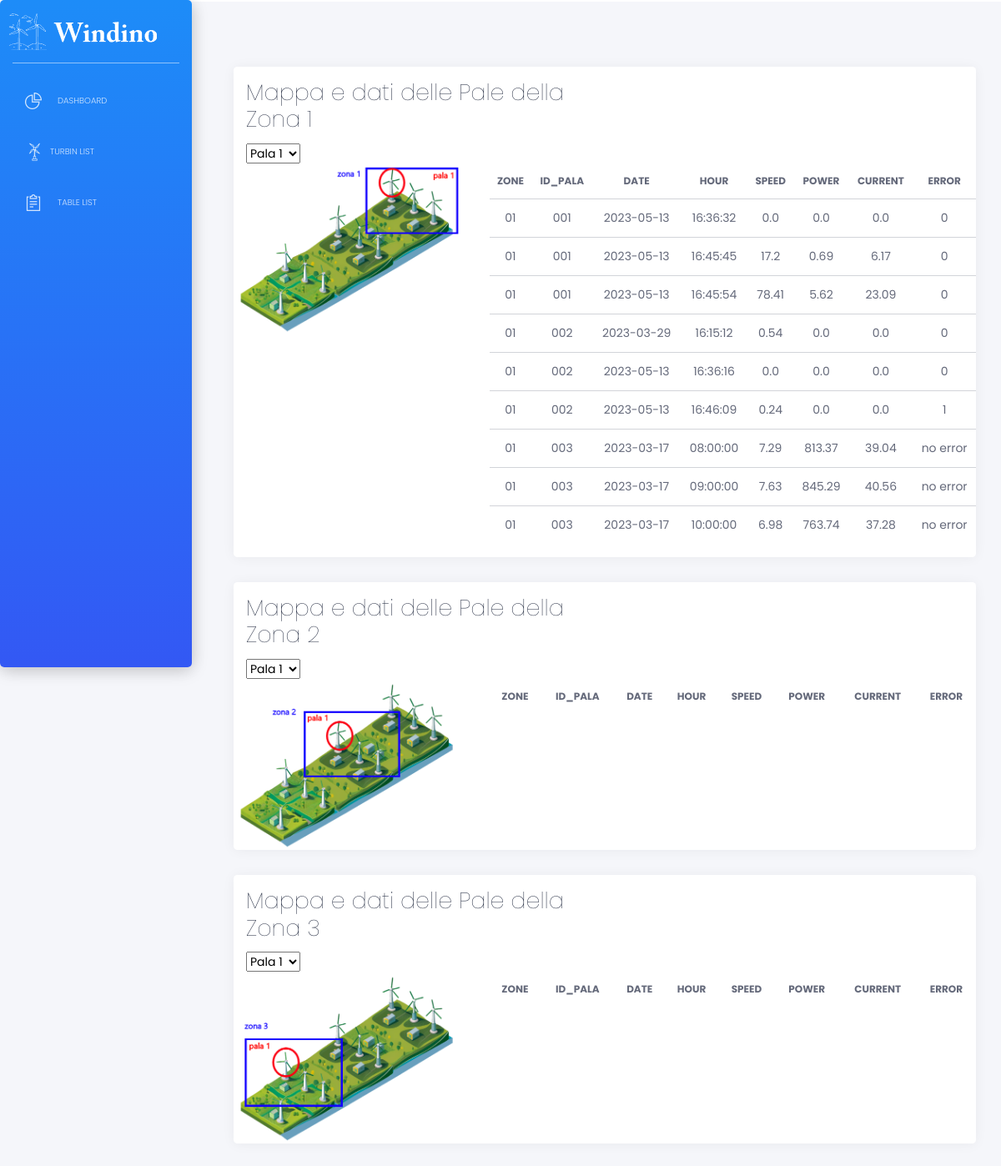
Screenshot of /pale with the database file from the repository.
### tables this page shows
CREATE TABLE arduino (
				   zone TEXT,
				   id TEXT,
				   date DATE,
				   hour TIME,
                   speed FLOAT,
                   power FLOAT,
				   current FLOAT,
				   error TEXT);

### apps/home/routes.py (the view)
@blueprint.route('/pale')
def pale():
    with get_db() as conn:
        arduino_all_data = conn.execute('SELECT * FROM arduino').fetchall()
        turbine_data= conn.execute(
                        "SELECT subquery3.zone, subquery3.id, subquery3.date, subquery3.hour, subquery3.speed, subquery3.power, subquery3.current, subquery3.error "
                        "FROM ( "
                        "    SELECT subquery2.*, ROW_NUMBER() OVER (PARTITION BY subquery2.zone, subquery2.id ORDER BY subquery2.date DESC, subquery2.hour DESC) AS rn "
                        "    FROM ( "
                        "        SELECT t.* "
                        "        FROM arduino t "
                        "        ORDER BY t.zone, t.id, t.date DESC, t.hour DESC "
                        "    ) subquery2 "
                        ") subquery3 "
                        "WHERE subquery3.rn <= 3 "
                        "GROUP BY subquery3.zone, subquery3.id, subquery3.date, subquery3.hour, subquery3.speed, subquery3.power, subquery3.current, subquery3.error"
                    ).fetchall()
        arduino_recent_data = conn.execute('SELECT * '
                       'FROM arduino a '
                       'WHERE (zone, id, date, hour) IN ('
                           'SELECT zone, id, MAX(date), MAX(hour) '
                           'FROM arduino '
                           'GROUP BY zone, id)').fetchall()
    return render_template('home/pale.html', arduino_recent_data=arduino_recent_data, arduino_all_data=arduino_all_data, turbine_data=turbine_data)

### apps/__init__.py (called while the page is built)
def configure_database(app):
    @app.before_first_request
    def initialize_database():
        db.create_all()
    @app.teardown_request
    def shutdown_session(exception=None):
        db.session.remove()

### apps/home/routes.py (called while the page is built)
def get_db():
    db = getattr(g, '_database', None)
    if db is None:
        db = g._database = sqlite3.connect(DATABASE)
        db.row_factory = sqlite3.Row
    return db

### apps/templates/home/pale.html (shortened to what this page needs)
{% extends "layouts/base.html" %}
{% block content %}
<div class="content">
<div class="row">
    <div class="col-12">
          <div class="card">
              <div class="card-header">
                  <div class="row">
                    <div class="col-sm-6 text-left">
                      <h2 class="card-title">Mappa e dati delle Pale della Zona 1</h2>
                    </div>
                  </div>
                  <select id="location-select-1">
                      <option value="zone1turbine1">Pala 1</option>
                    </select>
                  </div>
                  <div class="row">
                    <div class="col-lg-4 col-md-12">
                      <div id="map-container-1">
                        <img id="map-image-zone1" src="/static/assets/img/pale/zone1turbine1.png">
                    </div>
                    </div>
                    <div class="col-lg-8 col-md-12">
                      <div class="table">
                        <table class="table tablesorter" id="">
                            <thead class="text-primary">
                              <tr>
                                <th class="text-center">zone</th>
                                <th class="text-center">id_pala</th>
                                <th class="text-center">date</th>
                                <th class="text-center">hour</th>
                                <th class="text-center">speed</th>
                                <th class="text-center">power</th>
                                <th class="text-center">current</th>
                                <th class="text-center">error</th>
                            </tr>
                            </thead>
                            <tbody>
                              {% for pala in turbine_data %}
                              {% if pala.zone == "01" %}
                                  <tr>
                                      <td class="text-center">{{pala.zone}}</td>
                                      <td class="text-center">{{ pala.id }}</td>
                                      <td class="text-center">{{ pala.date }}</td>
                                      <td class="text-center">{{ pala.hour }}</td>
                                      <td class="text-center">{{ pala.speed }}</td>
                                      <td class="text-center">{{ pala.power }}</td>
                                      <td class="text-center">{{ pala.current }}</td>
                                      <td class="text-center">{{ pala.error }}</td>
                                  </tr>
                              {% endif %}
                          {% endfor %}
                            </tbody>
                          </table>
                      </div>
                    </div>
                  </div>
                  </div>
          </div>
</div>
<div class="row">
    <div class="col-12">
          <div class="card">
              <div class="card-header">
                  <div class="row">
                    <div class="col-sm-6 text-left">
                      <h2 class="card-title">Mappa e dati delle Pale della Zona 2</h2>
                    </div>
                  </div>
                  <select id="location-select-2">
                      <option value="zone2turbine1">Pala 1</option>
                    </select>
                  </div>
                  <div class="row">
                    <div class="col-lg-4 col-md-12">
                      <div id="map-container-2">
                        <img id="map-image-zone2" src="/static/assets/img/pale/zone2turbine1.png">
                    </div>
                    </div>
                    <div class="col-lg-8 col-md-12">
                      <div class="table">
                        <table class="table tablesorter" id="">
                          <thead class="text-primary">
                            <tr>
                              <th class="text-center">zone</th>
                              <th class="text-center">id_pala</th>
                              <th class="text-center">date</th>
                              <th class="text-center">hour</th>
                              <th class="text-center">speed</th>
                              <th class="text-center">power</th>
                              <th class="text-center">current</th>
                              <th class="text-center">error</th>
                          </tr>
                          </thead>
                        </table>
                      </div>
                    </div>
                  </div>
                  </div>
          </div>
</div>
<div class="row">
    <div class="col-12">
          <div class="card">
              <div class="card-header">
                  <div class="row">
                    <div class="col-sm-6 text-left">
                      <h2 class="card-title">Mappa e dati delle Pale della Zona 3</h2>
                    </div>
                  </div>
                  <select id="location-select-3">
                      <option value="zone3turbine1">Pala 1</option>
                    </select>
                  </div>
                  <div class="row">
                    <div class="col-lg-4 col-md-12">
                      <div id="map-container-3">
                        <img id="map-image-zone3" src="/static/assets/img/pale/zone3turbine1.png">
                    </div>
                    </div>
                    <div class="col-lg-8 col-md-12">
                      <div class="table">
                        <table class="table tablesorter" id="">
                            <thead class="text-primary">
                              <tr>
                                <th class="text-center">zone</th>
                                <th class="text-center">id_pala</th>
                                <th class="text-center">date</th>
                                <th class="text-center">hour</th>
                                <th class="text-center">speed</th>
                                <th class="text-center">power</th>
                                <th class="text-center">current</th>
                                <th class="text-center">error</th>
                            </tr>
                            </thead>
                          </table>
                      </div>
                    </div>
                  </div>
                  </div>
          </div>
</div>
</div>
{% endblock content %}

### apps/templates/layouts/base.html (shortened to what this page needs)
<!DOCTYPE html>
<html lang="en">
<head>
    <link href="https://use.fontawesome.com/releases/v5.0.6/css/all.css" rel="stylesheet">
    <link href="{{ config.ASSETS_ROOT }}/css/nucleo-icons.css" rel="stylesheet"/>
    <link href="{{ config.ASSETS_ROOT }}/css/black-dashboard.css?v=1.0.0" rel="stylesheet"/>
</head>
<body  style="background-color:white;">
    <div class="wrapper">
        {% include 'includes/sidebar.html' %}
        <div class="main-panel" >
            {% block content %}{% endblock content %}
        </div>
    </div>
</body>
</html>

### apps/templates/includes/sidebar.html
<div class="sidebar" data="blue">
    <div class="sidebar-wrapper">
        <div class="logo">
            <a href="/start" class="simple-text logo-normal">
                <img src="/static/assets/img/logo_white.png">
            </a>
        </div>
        <ul class="nav">
            <li class="{% if 'index' in segment %} active {% endif %} ">
                <a href="/index">
                    <i class="tim-icons icon-chart-pie-36"></i>
                    <p>Dashboard</p>
                </a>
            </li>
            <li class="{% if 'pale' in segment %} active {% endif %}">
                <a href="/pale">
                  <table>
                    <tr>
                      <td><img src="/static/assets/img/turbine_sidebar.png" sizes="21x22"></td>
                      <td><p>Turbin List</p></td>
                    </tr>
                  </table>
                </a>
              </li>
              <li class="{% if 'tables' in segment %} active {% endif %}">
                <a href="/tables">
                    <i class="tim-icons icon-notes"></i>
                    <p>Table List</p>
                </a>
                    </li>
        </ul>
    </div>
</div>

### rows the page displays
arduino: zone "01", id "001", date "2023-05-13", hour "16:36:32", speed "0.0", power "0.0", current "0.0", error "0"
arduino: zone "01", id "001", date "2023-05-13", hour "16:45:45", speed "17.2", power "0.69", current "6.17", error "0"
arduino: zone "01", id "001", date "2023-05-13", hour "16:45:54", speed "78.41", power "5.62", current "23.09", error "0"
arduino: zone "01", id "002", date "2023-03-29", hour "16:15:12", speed "0.54", power "0.0", current "0.0", error "0"
arduino: zone "01", id "002", date "2023-05-13", hour "16:36:16", speed "0.0", power "0.0", current "0.0", error "0"
arduino: zone "01", id "002", date "2023-05-13", hour "16:46:09", speed "0.24", power "0.0", current "0.0", error "1"
arduino: zone "01", id "003", date "2023-03-17", hour "08:00:00", speed "7.29", power "813.37", current "39.04", error "no error"
arduino: zone "01", id "003", date "2023-03-17", hour "09:00:00", speed "7.63", power "845.29", current "40.56", error "no error"
arduino: zone "01", id "003", date "2023-03-17", hour "10:00:00", speed "6.98", power "763.74", current "37.28", error "no error"
